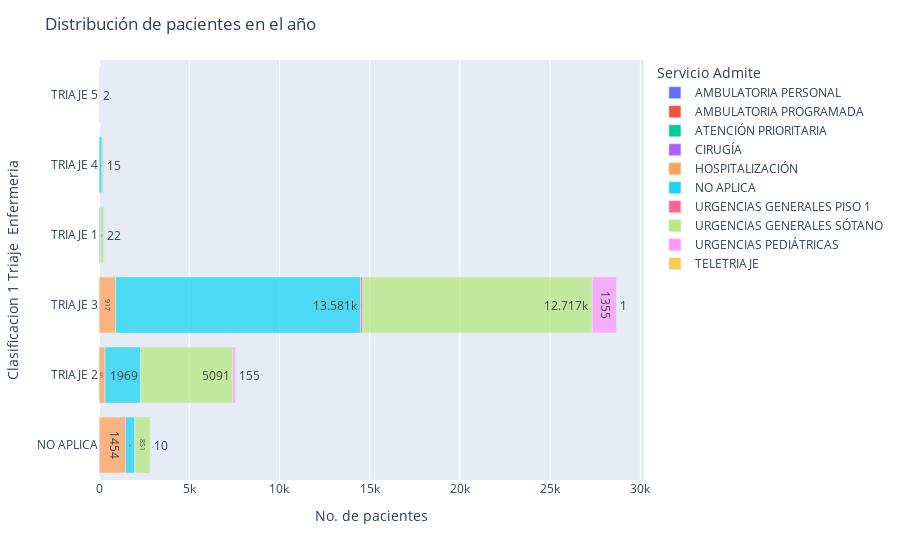

Write notebook code for a chart like this one.
### Code cell
result_df = data.groupby(['Clasificacion 1 Triaje \nEnfermeria ', 'Servicio Admite']).size().reset_index(name='Cantidad')
fig = px.bar(result_df,
            y="Clasificacion 1 Triaje \nEnfermeria ",
            x='Cantidad',
            color='Servicio Admite',
            orientation='h',
            opacity=0.75,
            template="plotly",
            )

fig.update_layout(title='Distribución de pacientes en el año',
                  xaxis_title='No. de pacientes',
                  hovermode=False)

fig.update_traces(texttemplate='%{x}<br>')
fig.show()

### Figure 1 — Plotly figure (JSON) as saved in the notebook; plotly's stock layout.template omitted (floating-point values rounded to 4 significant figures)
{"data": [{"alignmentgroup": "True", "hovertemplate": "Servicio Admite=AMBULATORIA PERSONAL<br>Cantidad=%{x}<br>Clasificacion 1 Triaje \nEnfermeria =%{y}<extra></extra>", "legendgroup": "AMBULATORIA PERSONAL", "marker": {"color": "#636efa", "opacity": 0.75, "pattern": {"shape": ""}}, "name": "AMBULATORIA PERSONAL", "offsetgroup": "AMBULATORIA PERSONAL", "orientation": "h", "showlegend": true, "textposition": "auto", "texttemplate": "%{x}<br>", "type": "bar", "x": [1], "xaxis": "x", "y": ["NO APLICA"], "yaxis": "y"}, {"alignmentgroup": "True", "hovertemplate": "Servicio Admite=AMBULATORIA PROGRAMADA<br>Cantidad=%{x}<br>Clasificacion 1 Triaje \nEnfermeria =%{y}<extra></extra>", "legendgroup": "AMBULATORIA PROGRAMADA", "marker": {"color": "#EF553B", "opacity": 0.75, "pattern": {"shape": ""}}, "name": "AMBULATORIA PROGRAMADA", "offsetgroup": "AMBULATORIA PROGRAMADA", "orientation": "h", "showlegend": true, "textposition": "auto", "texttemplate": "%{x}<br>", "type": "bar", "x": [2, 2], "xaxis": "x", "y": ["NO APLICA", "TRIAJE 2"], "yaxis": "y"}, {"alignmentgroup": "True", "hovertemplate": "Servicio Admite=ATENCIÓN PRIORITARIA<br>Cantidad=%{x}<br>Clasificacion 1 Triaje \nEnfermeria =%{y}<extra></extra>", "legendgroup": "ATENCIÓN PRIORITARIA", "marker": {"color": "#00cc96", "opacity": 0.75, "pattern": {"shape": ""}}, "name": "ATENCIÓN PRIORITARIA", "offsetgroup": "ATENCIÓN PRIORITARIA", "orientation": "h", "showlegend": true, "textposition": "auto", "texttemplate": "%{x}<br>", "type": "bar", "x": [3], "xaxis": "x", "y": ["NO APLICA"], "yaxis": "y"}, {"alignmentgroup": "True", "hovertemplate": "Servicio Admite=CIRUGÍA<br>Cantidad=%{x}<br>Clasificacion 1 Triaje \nEnfermeria =%{y}<extra></extra>", "legendgroup": "CIRUGÍA", "marker": {"color": "#ab63fa", "opacity": 0.75, "pattern": {"shape": ""}}, "name": "CIRUGÍA", "offsetgroup": "CIRUGÍA", "orientation": "h", "showlegend": true, "textposition": "auto", "texttemplate": "%{x}<br>", "type": "bar", "x": [13, 3, 5], "xaxis": "x", "y": ["NO APLICA", "TRIAJE 2", "TRIAJE 3"], "yaxis": "y"}, {"alignmentgroup": "True", "hovertemplate": "Servicio Admite=HOSPITALIZACIÓN<br>Cantidad=%{x}<br>Clasificacion 1 Triaje \nEnfermeria =%{y}<extra></extra>", "legendgroup": "HOSPITALIZACIÓN", "marker": {"color": "#FFA15A", "opacity": 0.75, "pattern": {"shape": ""}}, "name": "HOSPITALIZACIÓN", "offsetgroup": "HOSPITALIZACIÓN", "orientation": "h", "showlegend": true, "textposition": "auto", "texttemplate": "%{x}<br>", "type": "bar", "x": [1454, 15, 331, 917, 7, 2], "xaxis": "x", "y": ["NO APLICA", "TRIAJE 1", "TRIAJE 2", "TRIAJE 3", "TRIAJE 4", "TRIAJE 5"], "yaxis": "y"}, {"alignmentgroup": "True", "hovertemplate": "Servicio Admite=NO APLICA<br>Cantidad=%{x}<br>Clasificacion 1 Triaje \nEnfermeria =%{y}<extra></extra>", "legendgroup": "NO APLICA", "marker": {"color": "#19d3f3", "opacity": 0.75, "pattern": {"shape": ""}}, "name": "NO APLICA", "offsetgroup": "NO APLICA", "orientation": "h", "showlegend": true, "textposition": "auto", "texttemplate": "%{x}<br>", "type": "bar", "x": [522, 63, 1969, 13581, 161, 23], "xaxis": "x", "y": ["NO APLICA", "TRIAJE 1", "TRIAJE 2", "TRIAJE 3", "TRIAJE 4", "TRIAJE 5"], "yaxis": "y"}, {"alignmentgroup": "True", "hovertemplate": "Servicio Admite=URGENCIAS GENERALES PISO 1<br>Cantidad=%{x}<br>Clasificacion 1 Triaje \nEnfermeria =%{y}<extra></extra>", "legendgroup": "URGENCIAS GENERALES PISO 1", "marker": {"color": "#FF6692", "opacity": 0.75, "pattern": {"shape": ""}}, "name": "URGENCIAS GENERALES PISO 1", "offsetgroup": "URGENCIAS GENERALES PISO 1", "orientation": "h", "showlegend": true, "textposition": "auto", "texttemplate": "%{x}<br>", "type": "bar", "x": [1, 14, 116, 1], "xaxis": "x", "y": ["NO APLICA", "TRIAJE 2", "TRIAJE 3", "TRIAJE 4"], "yaxis": "y"}, {"alignmentgroup": "True", "hovertemplate": "Servicio Admite=URGENCIAS GENERALES SÓTANO<br>Cantidad=%{x}<br>Clasificacion 1 Triaje \nEnfermeria =%{y}<extra></extra>", "legendgroup": "URGENCIAS GENERALES SÓTANO", "marker": {"color": "#B6E880", "opacity": 0.75, "pattern": {"shape": ""}}, "name": "URGENCIAS GENERALES SÓTANO", "offsetgroup": "URGENCIAS GENERALES SÓTANO", "orientation": "h", "showlegend": true, "textposition": "auto", "texttemplate": "%{x}<br>", "type": "bar", "x": [851, 194, 5091, 12717, 94, 24], "xaxis": "x", "y": ["NO APLICA", "TRIAJE 1", "TRIAJE 2", "TRIAJE 3", "TRIAJE 4", "TRIAJE 5"], "yaxis": "y"}, {"alignmentgroup": "True", "hovertemplate": "Servicio Admite=URGENCIAS PEDIÁTRICAS<br>Cantidad=%{x}<br>Clasificacion 1 Triaje \nEnfermeria =%{y}<extra></extra>", "legendgroup": "URGENCIAS PEDIÁTRICAS", "marker": {"color": "#FF97FF", "opacity": 0.75, "pattern": {"shape": ""}}, "name": "URGENCIAS PEDIÁTRICAS", "offsetgroup": "URGENCIAS PEDIÁTRICAS", "orientation": "h", "showlegend": true, "textposition": "auto", "texttemplate": "%{x}<br>", "type": "bar", "x": [10, 22, 155, 1355, 15, 2], "xaxis": "x", "y": ["NO APLICA", "TRIAJE 1", "TRIAJE 2", "TRIAJE 3", "TRIAJE 4", "TRIAJE 5"], "yaxis": "y"}, {"alignmentgroup": "True", "hovertemplate": "Servicio Admite=TELETRIAJE<br>Cantidad=%{x}<br>Clasificacion 1 Triaje \nEnfermeria =%{y}<extra></extra>", "legendgroup": "TELETRIAJE", "marker": {"color": "#FECB52", "opacity": 0.75, "pattern": {"shape": ""}}, "name": "TELETRIAJE", "offsetgroup": "TELETRIAJE", "orientation": "h", "showlegend": true, "textposition": "auto", "texttemplate": "%{x}<br>", "type": "bar", "x": [1], "xaxis": "x", "y": ["TRIAJE 3"], "yaxis": "y"}], "layout": {"barmode": "relative", "hovermode": false, "legend": {"title": {"text": "Servicio Admite"}, "tracegroupgap": 0}, "margin": {"t": 60}, "title": {"text": "Distribución de pacientes en el año"}, "xaxis": {"anchor": "y", "domain": [0, 1], "title": {"text": "No. de pacientes"}}, "yaxis": {"anchor": "x", "domain": [0, 1], "title": {"text": "Clasificacion 1 Triaje \nEnfermeria "}}}}
